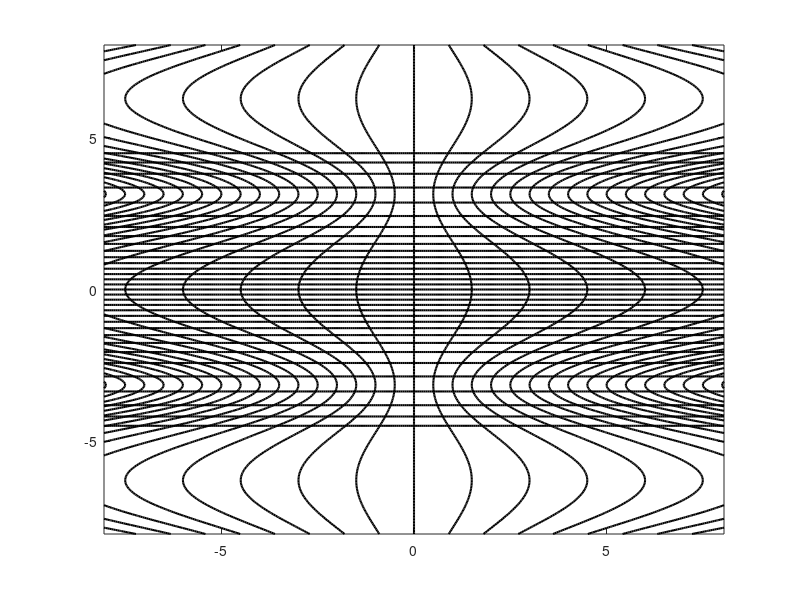

MATLAB code for this plot: (Note: this script raises an error after producing the figure.)
%   Plots and saves Contour Lines for various
%   diffeomorphisms
%
%	AUTHOR:	D Lantzberg, Nov. 2017
boxArea = 1/4;

xl = -8;
xr = 8;
yu = -8;
yo = 8;

FlowLinesY =  2*xl : sqrt(boxArea) : 2*xr ;
FlowLinesX =  yu : sqrt(boxArea) : yo ;
y = (yu-.05 : .05 : yo+.05); 
x = (xl-.05 : .05 : xr+.05);

[X,Y] = meshgrid(x,y);

%% SIN / COS Symplecto
figure(1);
sigCos = @(x) 2*x + sin(x);
dSigCos = @(x) (2 + cos(x));

contour(X,Y,X./dSigCos(Y),FlowLinesY,'k','LineWidth',1.5);
hold on, contour(X,Y,sigCos(Y),FlowLinesX,'k','LineWidth',1.5);hold off
plotaxis(0,'k',4);
set(gca,'FontSize',16);
set(gca,'FontName','CMU Serif');
box on;

axis([xl xr yu yo]); grid;
zoom(2);
ax = gca;
xtl = ax.XTickLabel;
xtl(5) = {'Q'};
ytl = ax.YTickLabel;
ytl(5) = {'P'};
ax.XTickLabel = xtl;
ax.YTickLabel = ytl;

axis square;
plotTickLatex2D('xlabeldy',.0,'ylabeldx',.0,'fontsize',22);
%pause;

%% LOG2 Symplecto (Wavelet tesselation)
figure(2);
sigLog = @(x) log2(abs(x));
iSigLog = @(x) 2.^(x);

dSigLog = @(x) 1./log(2) ./ ( abs(x) );

contour(X,Y,X./dSigLog(Y),FlowLinesY,'k','LineWidth',1.5);
hold on, contour(X,Y,sigLog(Y),FlowLinesX,'k','LineWidth',1.5);hold off
plotaxis(0,'k',4);
set(gca,'FontSize',16);
set(gca,'FontName','CMU Serif');
box on;

axis([xl xr yu yo]); grid;
zoom(2);
ax = gca;
xtl = ax.XTickLabel;
xtl(5) = {'Q'};
ytl = ax.YTickLabel;
ytl(5) = {'P'};
ax.XTickLabel = xtl;
ax.YTickLabel = ytl;

axis square;
plotTickLatex2D('xlabeldy',.0,'ylabeldx',.0,'fontsize',22);
%% SIN / COS Symplecto
figure(4);
sigCos = @(x) 1.25*x + cos(x);
dSigCos = @(x) (1.25 - sin(x));

contour(X,Y,X./dSigCos(Y),FlowLinesY,'k','LineWidth',1.5);
hold on, contour(X,Y,sigCos(Y),FlowLinesX,'k','LineWidth',1.5);hold off
plotaxis(0,'k',4);
set(gca,'FontSize',16);
set(gca,'FontName','CMU Serif');
box on;

axis([xl xr yu yo]); grid;
zoom(2);
ax = gca;
xtl = ax.XTickLabel;
xtl(5) = {'Q'};
ytl = ax.YTickLabel;
ytl(5) = {'P'};
ax.XTickLabel = xtl;
ax.YTickLabel = ytl;

axis square;
plotTickLatex2D('xlabeldy',.0,'ylabeldx',.0,'fontsize',22);


pause;

SaveAsEps(1,'SinCosCurvedTessellation');
SaveAsEps(2,'Log2CurvedTessellation');
%SaveAsEps(3,'GaborTesselation');
SaveAsEps(4,'SinCosWideCurvedTessellation');